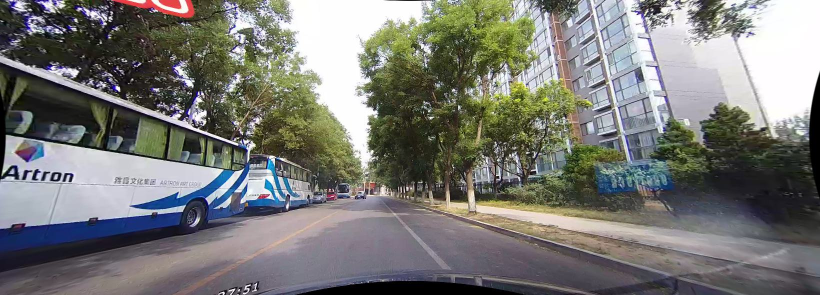
#> input picture Custom dataset/true images/00720.jpg, 1640 x 590 px (shown at 1/2 size)
$ python -i augmentations.py   (imports and definitions only)
#> lines starting #> are read from the running program, lines starting #| are printed output that depends on the picture
#> further down, picture is the input picture: shape (590, 1640, 3); mean B, G, R 117.4, 121, 120.7
# -*- coding: utf-8 -*-

import numpy as np
import cv2
import random
import math


def augment_hsv(img, hgain=0.5, sgain=0.5, vgain=0.5):
    """change color hue, saturation, value"""
#> called with hgain = 0.5, sgain = 0.5, vgain = 0.5
    r = np.random.uniform(-1, 1, 3) * [hgain, sgain, vgain] + 1  # random gains
    hue, sat, val = cv2.split(cv2.cvtColor(img, cv2.COLOR_BGR2HSV))
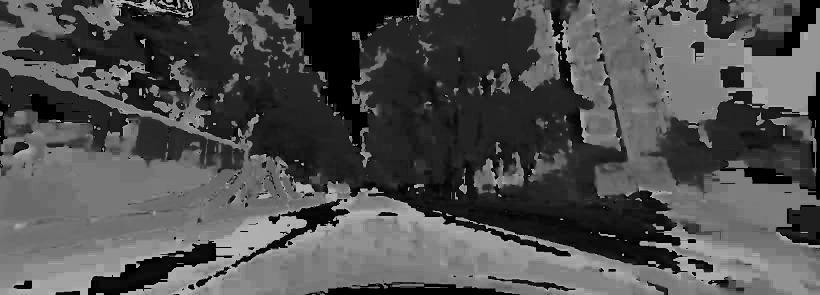
#> hue: shape (590, 1640) (shown at 1/2 size); min 0, max 179, mean 78.6
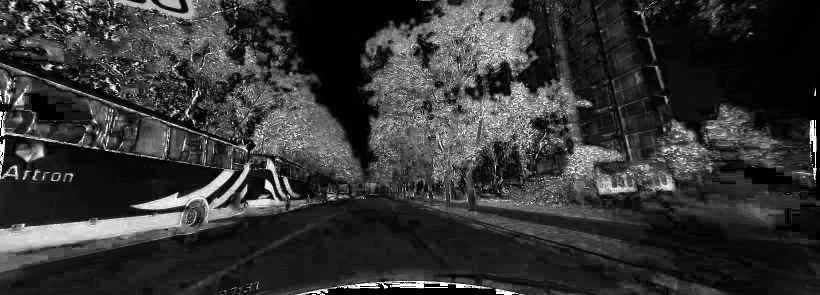
#> sat: shape (590, 1640) (shown at 1/2 size); min 0, max 255, mean 53.2
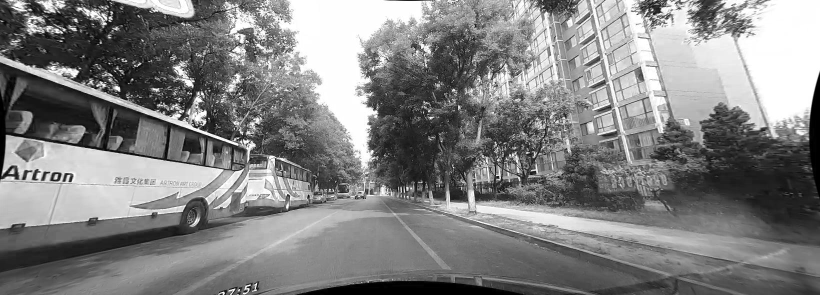
#> val: shape (590, 1640) (shown at 1/2 size); min 0, max 255, mean 129.4
    dtype = img.dtype  # uint8

    x = np.arange(0, 256, dtype=np.int16)
    lut_hue = ((x * r[0]) % 180).astype(dtype)
    lut_sat = np.clip(x * r[1], 0, 255).astype(dtype)
#> lut_sat = 256 values from 0 to 255
    lut_val = np.clip(x * r[2], 0, 255).astype(dtype)
#> lut_val = 256 values from 0 to 255

    img_hsv = cv2.merge((cv2.LUT(hue, lut_hue), cv2.LUT(sat, lut_sat), cv2.LUT(val, lut_val))).astype(dtype)
#> img_hsv: shape (590, 1640, 3); mean H, S, V 78.3, 63.5, 139.9
    cv2.cvtColor(img_hsv, cv2.COLOR_HSV2BGR, dst=img)  # no return needed
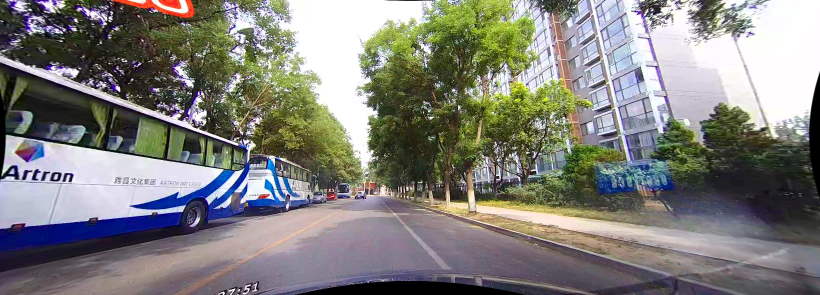
#> img: shape (590, 1640, 3) (shown at 1/2 size); mean B, G, R 123.6, 127.8, 128.6

    # Histogram equalization
    # if random.random() < 0.2:
    #     for i in range(3):
    #         img[:, :, i] = cv2.equalizeHist(img[:, :, i])


# [228 lines left out: functions random_perspective, cutout, letterbox, letterbox_for_img, _box_candidates, not called in this run]

>>> import cv2
>>> picture = cv2.imread('../../../../Custom dataset/true images/00720.jpg')
>>> result = augment_hsv(picture)

$ run again, on Custom dataset/true images/01800.jpg
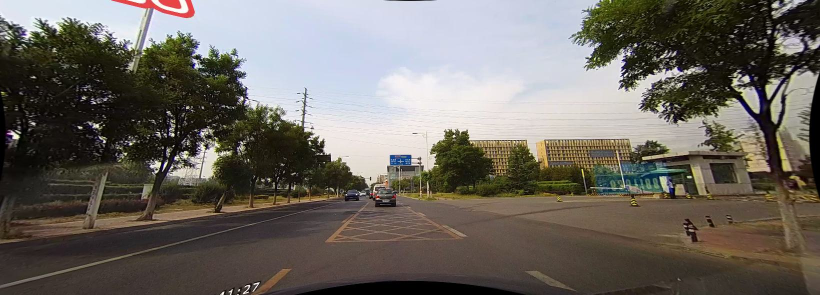
#> input picture Custom dataset/true images/01800.jpg, 1640 x 590 px (shown at 1/2 size)
#> picture is the input picture: shape (590, 1640, 3); mean B, G, R 97.5, 104.5, 109.6
#> in augment_hsv, `hue, sat, val = cv2.split(cv2.cvtColor(img, cv2.COLOR_BGR2HSV))`:
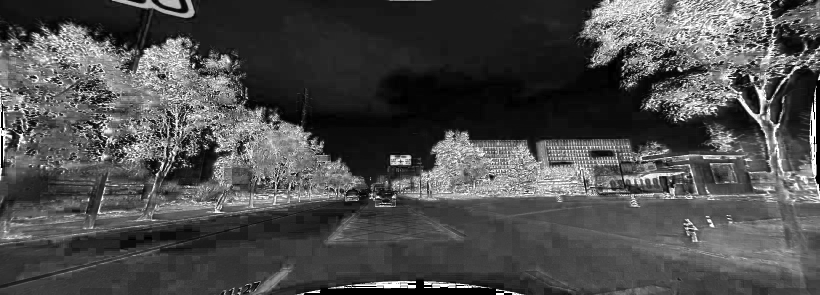
#> sat: shape (590, 1640) (shown at 1/2 size); min 0, max 255, mean 76.1
#> img_hsv: shape (590, 1640, 3); mean H, S, V 43.1, 89.9, 124.5
#> in augment_hsv, `cv2.cvtColor(img_hsv, cv2.COLOR_HSV2BGR, dst=img)`:
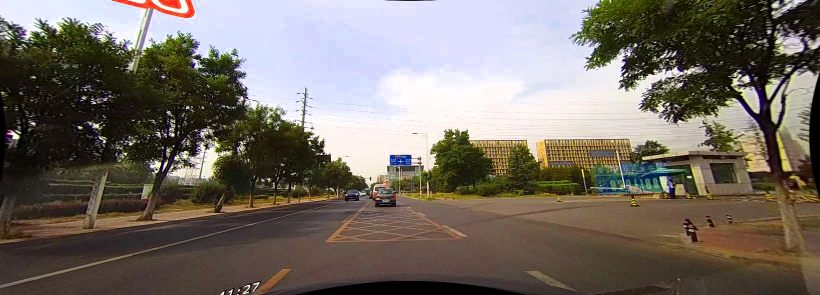
#> img: shape (590, 1640, 3) (shown at 1/2 size); mean B, G, R 101.8, 110.4, 118.1

$ run again, on Custom dataset/true images/02520.jpg
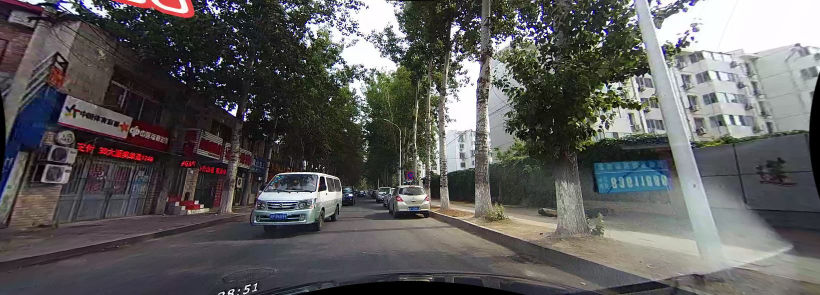
#> input picture Custom dataset/true images/02520.jpg, 1640 x 590 px (shown at 1/2 size)
#> picture is the input picture: shape (590, 1640, 3); mean B, G, R 91.7, 92.2, 93.5
#> in augment_hsv, `hue, sat, val = cv2.split(cv2.cvtColor(img, cv2.COLOR_BGR2HSV))`:
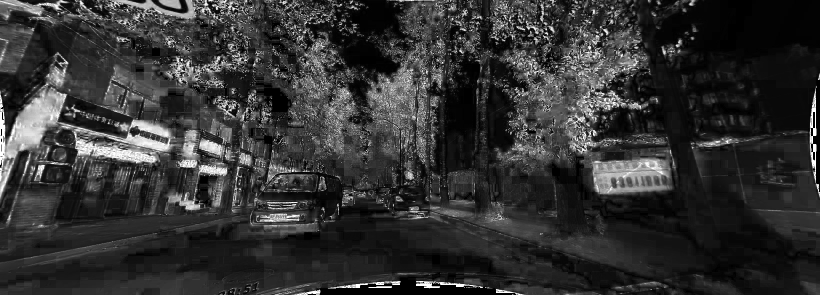
#> sat: shape (590, 1640) (shown at 1/2 size); min 0, max 255, mean 50.5
#> in augment_hsv, `hue, sat, val = cv2.split(cv2.cvtColor(img, cv2.COLOR_BGR2HSV))`:
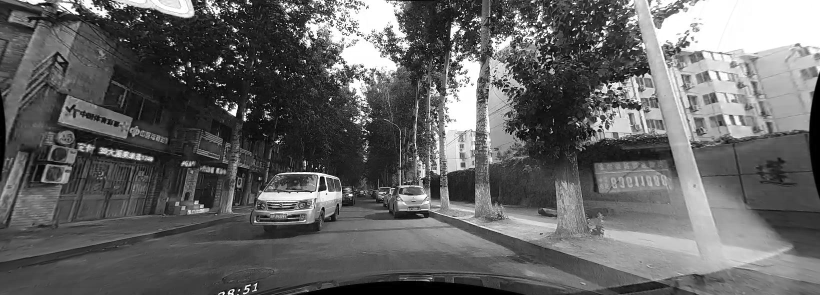
#> val: shape (590, 1640) (shown at 1/2 size); min 0, max 255, mean 99.6
#> img_hsv: shape (590, 1640, 3); mean H, S, V 77.9, 59.9, 107.8
